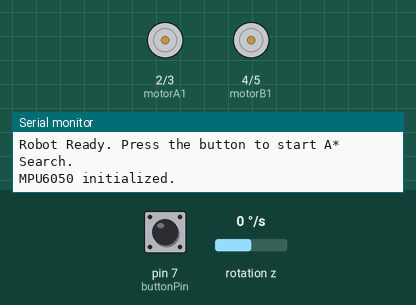
This sketch was run on a simulated Arduino Uno, built with avr-gcc and run on an emulated ATmega328P. On the bench: motor-driver pin pairs drawn as motors (green arrow = first pin HIGH = forward, orange = second pin HIGH = backward, longer = more drive), the last lines printed to the serial monitor. Wiring (inferred from the names in the program): MPU-6050 motion sensor at I2C address 0x68. The test bench sets the inputs (shaded band); at power-on: pin 7 (buttonPin) HIGH, rotation z 0 °/s.

Above: at 1.3 s.
1.4 s: pin 7 (buttonPin) pulled LOW for 0.15 s
At 4.3 s:
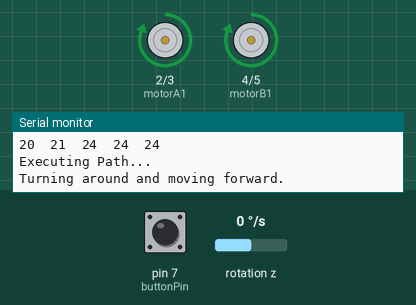
4.5 s: rotation z set to -34 °/s
At 6.4 s:
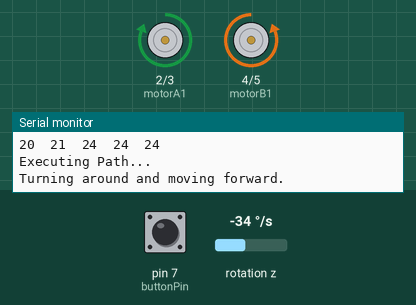
6.7 s: rotation z set to -42 °/s
9.5 s: rotation z set to 0 °/s
11.7 s: rotation z set to -25 °/s
14.7 s: rotation z set to -30 °/s
At 17.8 s:
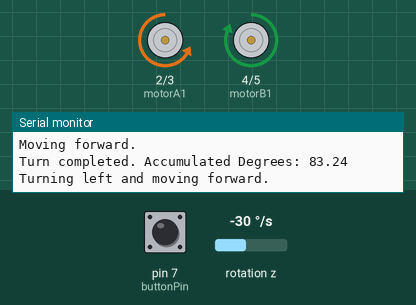
Timing chart, 0 to 18.7 s (numbered marks = the images above; inputs shaded):
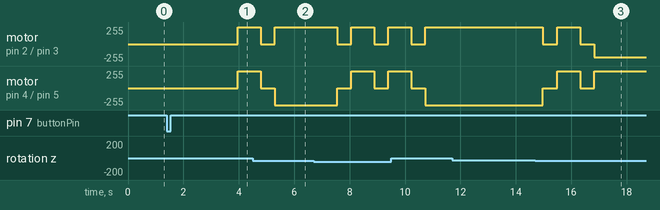

The sketch:

a_star.ino
```cpp
#include <Wire.h>
#include <avr/pgmspace.h>

// Motor pins
const int motorA1 = 2; // Motor A forward
const int motorA2 = 3; // Motor A backward
const int motorB1 = 4; // Motor B forward
const int motorB2 = 5; // Motor B backward

// Speed control
const int motorSpeed = 128; // Set motor speed (0-255)

// Button pin
const int buttonPin = 7;

// Define maze size
#define ROWS 5
#define COLS 5

// Store the maze in PROGMEM to save SRAM
// 0 = free cell, 1 = obstacle
const uint8_t maze[ROWS][COLS] PROGMEM = {
  {0, 0, 0, 0, 0},
  {1, 0, 1, 0, 0},
  {0, 0, 1, 0, 1},
  {0, 1, 0, 0, 0},
  {0, 0, 0, 0, 0}
};

// Store the cost matrix in PROGMEM
// Each cell has a traversal cost (1-10). Higher means more costly.
const uint8_t costMatrix[ROWS][COLS] PROGMEM = {
  {1, 1, 3, 2, 1},
  {0, 2, 0, 3, 5},
  {7, 2, 4, 20, 0},
  {3, 0, 5, 4, 1},
  {1, 2, 4, 1, 1}
};

// Define start and end points
struct Point {
  uint8_t x;
  uint8_t y;
};

const Point startPoint = {0, 0}; // Top-left corner
const Point endPoint = {4, 4};   // Desired end point

// A* Structures and Variables
struct Node {
  uint8_t x, y;    // Coordinates
  uint16_t gCost;  // Cost from start to this node
  uint16_t hCost;  // Heuristic cost to end node
  uint16_t fCost;  // fCost = gCost + hCost
  uint8_t parent;  // Index of parent node (0-24 or 255 if none)
};

#define MAX_NODES 25
#define MAX_PATH 25

Node openList[MAX_NODES];
uint8_t openCount = 0;

Node closedList[MAX_NODES];
uint8_t closedCount = 0;

Node path[MAX_PATH];
uint8_t pathCount = 0;

// Path Execution Variables
bool pathComputed = false;

// Orientation and Movement Enums
enum Orientation { NORTH, EAST, SOUTH, WEST };
enum Movement { MOVE_FORWARD, TURN_LEFT, TURN_AROUND, TURN_RIGHT, NO_MOVEMENT };

// MPU6050 Registers
const uint8_t MPU6050_ADDR = 0x68;
const uint8_t PWR_MGMT_1 = 0x6B;
const uint8_t GYRO_ZOUT_H = 0x47;

// Cost Matrices (for visualization)
uint16_t gCostMatrixLocal[ROWS][COLS];
uint16_t hCostMatrixLocal[ROWS][COLS];
uint16_t fCostMatrixLocal[ROWS][COLS];

// Function Prototypes
uint16_t heuristic(uint8_t x1, uint8_t y1, uint8_t x2, uint8_t y2);
bool AStar();
bool isInClosedList(uint8_t x, uint8_t y);
bool isInOpenList(uint8_t x, uint8_t y, uint8_t &index);
uint8_t getLowestFCost();
void executePath();
void moveForward();
void turnLeft();
void turnRight();
void stopMotors();
uint8_t getMazeValue(uint8_t x, uint8_t y);
uint8_t getCostValue(uint8_t x, uint8_t y);
Movement determineMovement(int8_t dx, int8_t dy, Orientation orientation);
void initMPU6050();
float readGyroZ();
void turnDegrees(int degrees, bool clockwise);
void printCostMatrices();
void printPath();
void initializeCostMatrices();

void setup() {
  // Motor pin setup
  pinMode(motorA1, OUTPUT);
  pinMode(motorA2, OUTPUT);
  pinMode(motorB1, OUTPUT);
  pinMode(motorB2, OUTPUT);

  // Button pin setup
  pinMode(buttonPin, INPUT_PULLUP);

  // Initialize Serial Communication
  Serial.begin(9600);
  Serial.println("Robot Ready. Press the button to start A* Search.");

  // Initialize MPU6050
  initMPU6050();

  // Initialize Cost Matrices for visualization
  initializeCostMatrices();
}

void loop() {
  static bool lastButtonState = HIGH;
  bool buttonState = digitalRead(buttonPin);

  // Simple Button Debouncing
  if (buttonState != lastButtonState) {
    delay(50); // Debounce delay
    buttonState = digitalRead(buttonPin);
    if (buttonState == LOW) { // Button pressed
      Serial.println("\nButton pressed. Starting A* Search...");
      // Reset previous path data
      pathCount = 0;
      openCount = 0;
      closedCount = 0;
      delay(2000);

      // Reset Cost Matrices
      initializeCostMatrices();

      // Run A* algorithm
      if (AStar()) {
        Serial.println("Path found:");
        printPath();
        Serial.println();
        printCostMatrices();
        pathComputed = true;
      } else {
        Serial.println("No path found.");
        pathComputed = false;
      }
    }
  }
  lastButtonState = buttonState;

  // Execute the path if computed
  if (pathComputed) {
    executePath();
    pathComputed = false; // Reset flag after execution
  }
}

// Heuristic Function (Manhattan Distance)
uint16_t heuristic(uint8_t x1, uint8_t y1, uint8_t x2, uint8_t y2) {
  return abs((int)x1 - (int)x2) + abs((int)y1 - (int)y2);
}

// Get the value of the maze cell from PROGMEM
uint8_t getMazeValue(uint8_t x, uint8_t y) {
  if (x >= ROWS || y >= COLS) return 1; // Treat out-of-bounds as obstacle
  return pgm_read_byte(&(maze[x][y]));
}

// Get the traversal cost of the cell from PROGMEM
uint8_t getCostValue(uint8_t x, uint8_t y) {
  if (x >= ROWS || y >= COLS) return 255; // High cost for out-of-bounds
  return pgm_read_byte(&(costMatrix[x][y]));
}

// Check if a node is in the closed list
bool isInClosedList(uint8_t x, uint8_t y) {
  for (uint8_t i = 0; i < closedCount; i++) {
    if (closedList[i].x == x && closedList[i].y == y)
      return true;
  }
  return false;
}

// Check if node is in open list
bool isInOpenList(uint8_t x, uint8_t y, uint8_t &index) {
  for (uint8_t i = 0; i < openCount; i++) {
    if (openList[i].x == x && openList[i].y == y) {
      index = i;
      return true;
    }
  }
  return false;
}

// Get index of node with lowest fCost from openList
uint8_t getLowestFCost() {
  if (openCount == 0) {
    return 255; // Indicate no node found
  }

  uint8_t lowestIndex = 0;
  for (uint8_t i = 1; i < openCount; i++) {
    if (openList[i].fCost < openList[lowestIndex].fCost) {
      lowestIndex = i;
    }
  }
  Node current = openList[lowestIndex];

  // Remove the node from openList
  for (uint8_t i = lowestIndex; i < openCount - 1; i++) {
    openList[i] = openList[i + 1];
  }
  openCount--;

  // Add to closedList
  closedList[closedCount++] = current;
  return closedCount - 1; // Return index in closedList
}

// A* Search Implementation
bool AStar() {
  // Initialize start node
  Node startNode;
  startNode.x = startPoint.x;
  startNode.y = startPoint.y;
  startNode.gCost = 0;
  startNode.hCost = heuristic(startPoint.x, startPoint.y, endPoint.x, endPoint.y);
  startNode.fCost = startNode.gCost + startNode.hCost;
  startNode.parent = 255; // No parent

  openList[openCount++] = startNode;
  gCostMatrixLocal[startNode.x][startNode.y] = startNode.gCost;
  hCostMatrixLocal[startNode.x][startNode.y] = startNode.hCost;
  fCostMatrixLocal[startNode.x][startNode.y] = startNode.fCost;

  while (openCount > 0) {
    uint8_t currentClosedIndex = getLowestFCost();
    if (currentClosedIndex == 255) {
      break; // No node found
    }
    Node current = closedList[currentClosedIndex];

    // Check if reached end
    if (current.x == endPoint.x && current.y == endPoint.y) {
      // Reconstruct path
      path[pathCount++] = current;
      uint8_t parentIndex = current.parent;
      while (parentIndex != 255 && pathCount < MAX_PATH) {
        Node parentNode = closedList[parentIndex];
        path[pathCount++] = parentNode;
        parentIndex = parentNode.parent;
      }
      return true;
    }

    // Explore neighbors (4-directional)
    const int dirs[4][2] = { {0, 1}, {1, 0}, {0, -1}, {-1, 0} };
    for (uint8_t i = 0; i < 4; i++) {
      int newX = current.x + dirs[i][0];
      int newY = current.y + dirs[i][1];

      // Check boundaries and obstacles
      if (newX < 0 || newX >= ROWS || newY < 0 || newY >= COLS)
        continue;
      if (getMazeValue(newX, newY) == 1)
        continue;

      // Check if in closed list
      if (isInClosedList(newX, newY))
        continue;

      // Calculate tentative gCost
      uint8_t cellCost = getCostValue(newX, newY);
      if (cellCost == 0) continue; // Treat 0 as impassable (alternative to maze)

      uint16_t tentativeG = current.gCost + cellCost;

      // Check if this path to neighbor is better
      uint8_t existingG = gCostMatrixLocal[newX][newY];
      if (tentativeG < existingG) {
        uint8_t openIndex;
        if (isInOpenList(newX, newY, openIndex)) {
          // Already in openList, update if new path is better
          openList[openIndex].gCost = tentativeG;
          openList[openIndex].fCost = tentativeG + hCostMatrixLocal[newX][newY];
          openList[openIndex].parent = currentClosedIndex;
          gCostMatrixLocal[newX][newY] = tentativeG;
          fCostMatrixLocal[newX][newY] = openList[openIndex].fCost;
        } else {
          if (openCount < MAX_NODES) {
            Node neighbor;
            neighbor.x = newX;
            neighbor.y = newY;
            neighbor.gCost = tentativeG;
            neighbor.hCost = heuristic(newX, newY, endPoint.x, endPoint.y);
            neighbor.fCost = neighbor.gCost + neighbor.hCost;
            neighbor.parent = currentClosedIndex;
            openList[openCount++] = neighbor;
            gCostMatrixLocal[newX][newY] = neighbor.gCost;
            hCostMatrixLocal[newX][newY] = neighbor.hCost;
            fCostMatrixLocal[newX][newY] = neighbor.fCost;
          }
        }
      }
    }
  }
  // No path found
  return false;
}

// Function to determine the required movement
Movement determineMovement(int8_t dx, int8_t dy, Orientation orientation) {
  switch (orientation) {
    case NORTH:
      if (dx == 0 && dy == -1)
        return MOVE_FORWARD;
      else if (dx == 1 && dy == 0)
        return TURN_RIGHT;
      else if (dx == -1 && dy == 0)
        return TURN_LEFT;
      else if (dx == 0 && dy == 1)
        return TURN_AROUND;
      break;
    case EAST:
      if (dx == 1 && dy == 0)
        return MOVE_FORWARD;
      else if (dx == 0 && dy == 1)
        return TURN_RIGHT;
      else if (dx == 0 && dy == -1)
        return TURN_LEFT;
      else if (dx == -1 && dy == 0)
        return TURN_AROUND;
      break;
    case SOUTH:
      if (dx == 0 && dy == 1)
        return MOVE_FORWARD;
      else if (dx == -1 && dy == 0)
        return TURN_RIGHT;
      else if (dx == 1 && dy == 0)
        return TURN_LEFT;
      else if (dx == 0 && dy == -1)
        return TURN_AROUND;
      break;
    case WEST:
      if (dx == -1 && dy == 0)
        return MOVE_FORWARD;
      else if (dx == 0 && dy == -1)
        return TURN_RIGHT;
      else if (dx == 0 && dy == 1)
        return TURN_LEFT;
      else if (dx == 1 && dy == 0)
        return TURN_AROUND;
      break;
  }
  return NO_MOVEMENT;
}

// Execute the computed path
void executePath() {
  Serial.println("Executing Path...");

  // Assume robot starts facing North
  Orientation currentOrientation = NORTH;

  // Iterate through the path in reverse (from start to end)
  for (int8_t i = pathCount - 1; i > 0; i--) {
    uint8_t currentX = path[i].x;
    uint8_t currentY = path[i].y;
    uint8_t nextX = path[i - 1].x;
    uint8_t nextY = path[i - 1].y;

    int8_t dx = nextX - currentX;
    int8_t dy = nextY - currentY;

    Movement movement = determineMovement(dx, dy, currentOrientation);

    switch (movement) {
      case MOVE_FORWARD:
        moveForward();
        Serial.println("Moving forward.");
        delay(500);
        break;
      case TURN_RIGHT:
        turnRight(); // Implementing right turn
        currentOrientation = (Orientation)((currentOrientation + 1) % 4);
        Serial.println("Turning right and moving forward.");
        delay(500);
        moveForward();
        delay(500);
        break;
      case TURN_LEFT:
        turnLeft(); // Implementing left turn
        currentOrientation = (Orientation)((currentOrientation + 3) % 4);
        Serial.println("Turning left and moving forward.");
        delay(500);
        moveForward();
        delay(500);
        break;
    case TURN_AROUND:
        // Implement a 180-degree turn
        // turnLeft();
        // turnLeft();
        currentOrientation = (Orientation)((currentOrientation + 2) % 4);
        Serial.println("Turning around and moving forward.");
        moveForward();
        delay(500);
        break;
      default:
        Serial.println("No movement needed.");
        break;
    }

    delay(330); // Adjust based on cell size and robot speed
    stopMotors();
    delay(500); // Brief pause between movements
  }
  Serial.println("Path execution completed.");
}

// Motor control functions
void moveForward() {
  analogWrite(motorA1, 255); // Right motor forward
  digitalWrite(motorA2, LOW);
  analogWrite(motorB1, 255); // Left motor forward
  digitalWrite(motorB2, LOW);
}

void turnRight() {
  // Implement a precise 90-degree right turn using MPU6050
  turnDegrees(88, true);
}

void turnLeft() {
  // Implement a precise 90-degree left turn using MPU6050
  turnDegrees(83, false);
}

void stopMotors() {
  digitalWrite(motorA1, LOW);
  digitalWrite(motorA2, LOW);
  digitalWrite(motorB1, LOW);
  digitalWrite(motorB2, LOW);
}

// Initialize MPU6050
void initMPU6050() {
  Wire.begin();
  Wire.beginTransmission(MPU6050_ADDR);
  Wire.write(PWR_MGMT_1);
  Wire.write(0); // Wake up MPU6050
  Wire.endTransmission(true);
  delay(100); // Wait for MPU6050 to stabilize
  Serial.println("MPU6050 initialized.");
}

// Read Gyro Z-axis data and convert to degrees per second
float readGyroZ() {
  Wire.beginTransmission(MPU6050_ADDR); // Begin communication with MPU6050
  Wire.write(GYRO_ZOUT_H);              // Request the Gyro Z-axis register
  Wire.endTransmission(false);          // Restart for read

  Wire.requestFrom(MPU6050_ADDR, (uint8_t)2); // Request 2 bytes from MPU6050

  if (Wire.available() == 2) {
    int16_t raw = Wire.read() << 8 | Wire.read(); // Combine high and low bytes
    float gyro_z = raw / 131.0;         // Convert raw value to deg/s for ±250 dps
    return gyro_z;
  }
  Serial.println("Error: Not enough data from MPU6050.");
  return 0; // Default return if failure
}

// Turn a specific number of degrees clockwise or counter-clockwise
void turnDegrees(int degrees, bool clockwise) {
  float targetDegrees = degrees;
  float accumulatedDegrees = 0.0;
  float gyro_z;

  // Set motor directions for turning
  if (clockwise) {
    // Right turn: Right motor backward, Left motor forward
    digitalWrite(motorA1, LOW);
    analogWrite(motorA2, 200); // Right motor backward
    analogWrite(motorB1, 200); // Left motor forward
    digitalWrite(motorB2, LOW);
  } else {
    // Left turn: Right motor forward, Left motor backward
    analogWrite(motorA1, 155); // Right motor forward
    digitalWrite(motorA2, LOW);
    digitalWrite(motorB1, LOW);
    analogWrite(motorB2, 255); // Left motor backward
  }

  unsigned long previousMillis = millis();
  while (accumulatedDegrees < targetDegrees) {
    unsigned long currentMillis = millis();
    float deltaTime = (currentMillis - previousMillis) / 1000.0; // Convert to seconds
    previousMillis = currentMillis;

    gyro_z = readGyroZ();
    if (!clockwise) {
      gyro_z = -gyro_z; // Invert for counter-clockwise
    }

    accumulatedDegrees += gyro_z * deltaTime;

    // Optional: Add a timeout to prevent infinite loops
    if (accumulatedDegrees < -degrees || accumulatedDegrees > (degrees * 2)) {
      Serial.println("Turn timeout or error detected.");
      break;
    }

    delay(10); // Small delay for sensor update
  }

  stopMotors();
  Serial.print("Turn completed. Accumulated Degrees: ");
  Serial.println(accumulatedDegrees);
}

// Print the cost matrices to Serial
void printCostMatrices() {
  Serial.println("\n--- Cost Matrices ---");

  // Print gCost Matrix
  Serial.println("\nG-Cost Matrix:");
  for (uint8_t i = 0; i < ROWS; i++) {
    for (uint8_t j = 0; j < COLS; j++) {
      if (gCostMatrixLocal[i][j] == 65535) { // Using 65535 as INF
        Serial.print("INF\t");
      } else {
        Serial.print(gCostMatrixLocal[i][j]);
        Serial.print("\t");
      }
    }
    Serial.println();
  }

  // Print hCost Matrix
  Serial.println("\nH-Cost Matrix:");
  for (uint8_t i = 0; i < ROWS; i++) {
    for (uint8_t j = 0; j < COLS; j++) {
      Serial.print(hCostMatrixLocal[i][j]);
      Serial.print("\t");
    }
    Serial.println();
  }

  // Print fCost Matrix
  Serial.println("\nF-Cost Matrix:");
  for (uint8_t i = 0; i < ROWS; i++) {
    for (uint8_t j = 0; j < COLS; j++) {
      if (fCostMatrixLocal[i][j] == 65535) { // Using 65535 as INF
        Serial.print("INF\t");
      } else {
        Serial.print(fCostMatrixLocal[i][j]);
        Serial.print("\t");
      }
    }
    Serial.println();
  }
}

// Print the path found
void printPath() {
  for (int8_t i = pathCount - 1; i >= 0; i--) {
    Serial.print("Step ");
    Serial.print(pathCount - i);
    Serial.print(": (");
    Serial.print(path[i].x);
    Serial.print(", ");
    Serial.print(path[i].y);
    Serial.println(")");
  }
}

// Initialize Cost Matrices for visualization
void initializeCostMatrices() {
  for (uint8_t i = 0; i < ROWS; i++) {
    for (uint8_t j = 0; j < COLS; j++) {
      gCostMatrixLocal[i][j] = 65535; // Initialize with a high value (INF)
      hCostMatrixLocal[i][j] = heuristic(i, j, endPoint.x, endPoint.y);
      fCostMatrixLocal[i][j] = 65535; // Initialize with a high value (INF)
    }
  }
}
```

Measured:
- after the input at 1.4 s, motor on pin 2 (motorA1) / pin 3 (motorA2), motor on pin 4 (motorB1) / pin 5 (motorB2): stopped → forward 255/255 after 2.6 s
- after the input at 11.7 s, every drawn part: stays the same
